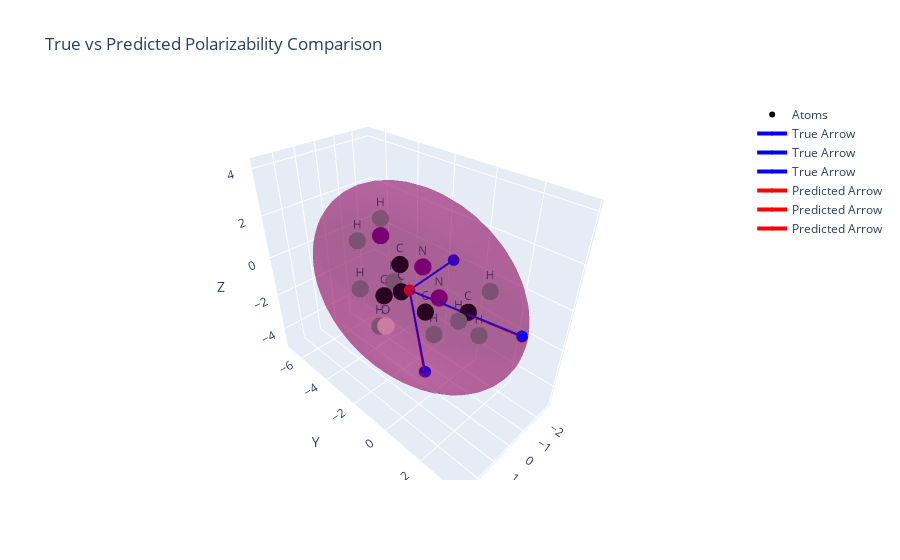
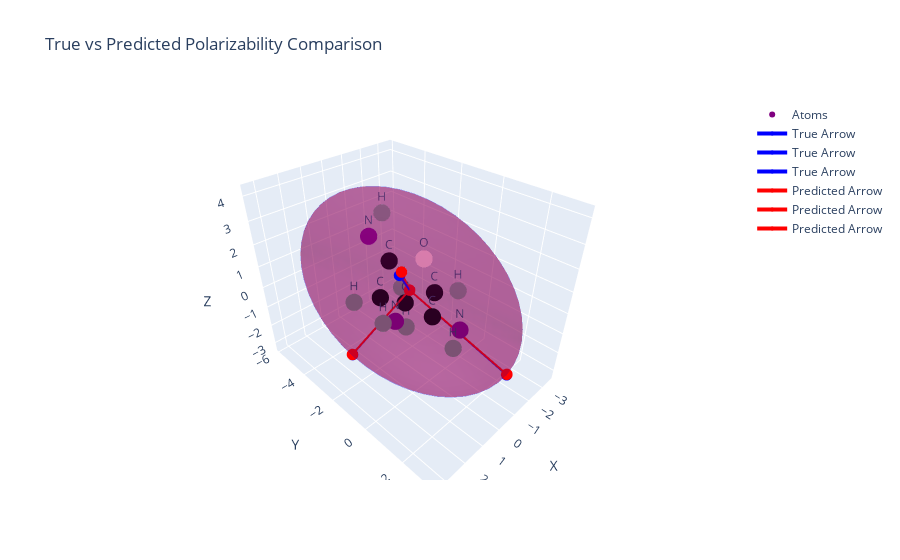
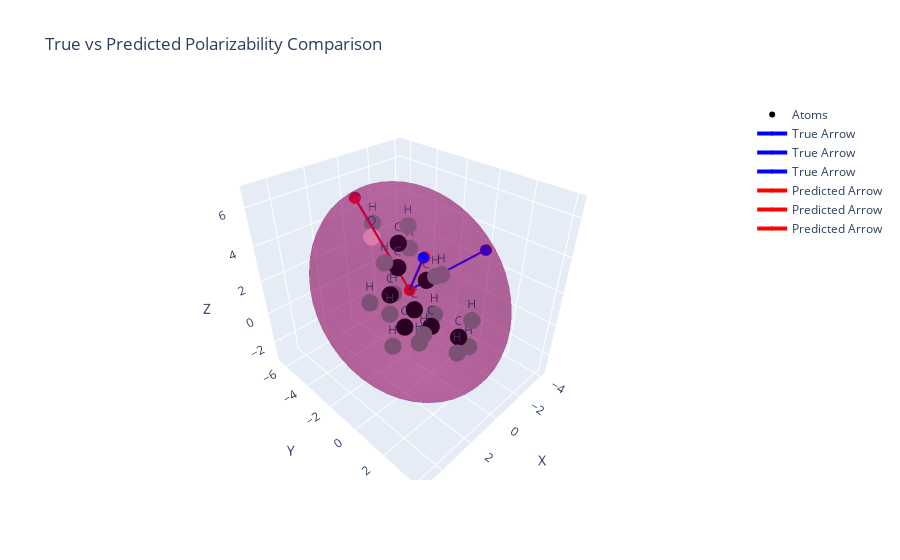
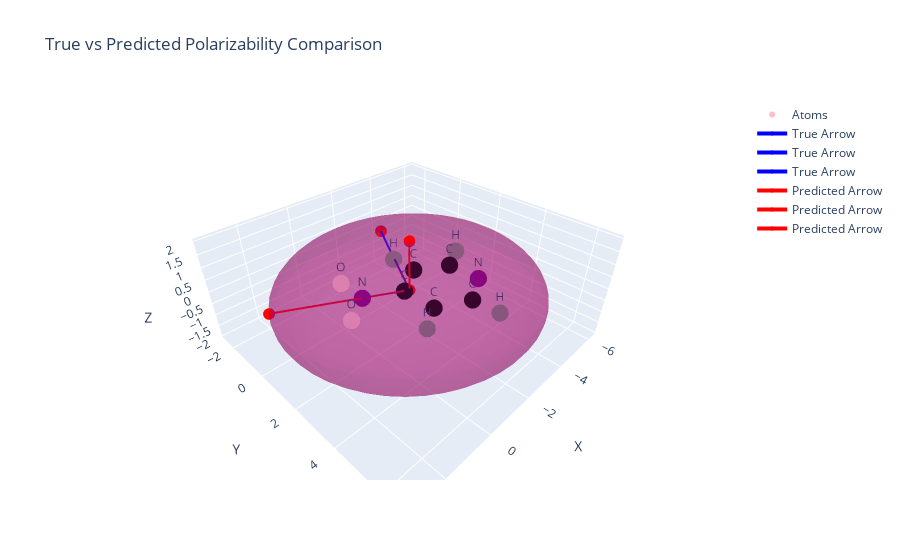

Here is the notebook cell these charts were saved with, in order:
### Code cell
import random
from ase import Atoms

def visualize_random_predictions(model, dataset, num_samples=3):
    """
    Visualize random predictions of the model by comparing eigenvalues and eigenvectors
    of true and predicted polarizability tensors.
    
    Parameters:
        model: Trained model
        dataset: Dataset containing test samples
        num_samples: Number of random samples to visualize
    """
    model.eval()  # Set model to evaluation mode
    random_indices = random.sample(range(len(dataset)), num_samples)  # Randomly select samples
    
    with torch.no_grad():
        for idx in random_indices:
            data = dataset[idx].to('cpu')  # Get a random data point and send it to CUDA
            output = model(pos= data.pos, z = data.z)
            
            # Reshape the predicted output into a 3x3 tensor
            predicted_polarizability = output.cpu().numpy()            
            # Perform eigen decomposition for the true tensor
            true_polarizability = data.y.cpu().numpy()
            
            # Prepare ASE Atoms object
            atomic_positions = data.pos.cpu().numpy()
            atomic_numbers = data.z.cpu().numpy()
            atoms = Atoms(numbers=atomic_numbers, positions=atomic_positions)

            center = atoms.get_center_of_mass()
            # Visualize using the eigenvalue and eigenvector comparison function
            compare_polarizabilities(
                atoms,
                true_polarizability,
                predicted_polarizability
            )
visualize_random_predictions(polar_model_instance , data_nn, num_samples=5)

### Figure 1 — Plotly figure (JSON) as saved in the notebook; plotly's stock layout.template omitted (floating-point values rounded to 4 significant figures; data arrays with more than 128 entries replaced by an {"elided": "..."} marker saying what was removed)
{"data": [{"marker": {"color": ["black", "purple", "black", "black", "black", "pink", "black", "purple", "purple", "grey", "grey", "grey", "grey", "grey", "grey", "grey", "grey", "grey"], "size": 6}, "mode": "markers+text", "name": "Atoms", "text": ["C", "N", "C", "C", "C", "O", "C", "N", "N", "H", "H", "H", "H", "H", "H", "H", "H", "H"], "textposition": "top center", "type": "scatter3d", "x": [-0.01464, -0.04616, -0.1028, -0.03287, -0.1186, 0.1771, 0.07502, 0.09175, 0.07555, 0.9639, -0.2206, -0.7743, -0.178, 0.5888, -1.123, -0.07615, 0.6889, 0.314], "y": [1.4, -0.03945, -0.7877, -2.111, -3.318, -2.94, -2.058, -3.138, -0.8072, 1.74, 1.838, 1.73, -0.3497, -4.086, -3.76, -3.664, -3.899, -2.848], "z": [0.1127, -0.00728, -1.133, -0.7531, -1.624, -2.971, 0.6592, 1.545, 1.107, 0.459, -0.8628, 0.822, -2.113, -1.277, -1.564, -3.552, 1.253, 2.488]}, {"colorscale": [[0, "blue"], [1, "blue"]], "name": "True Ellipsoid", "opacity": 0.2, "showscale": false, "type": "surface", "x": {"elided": "50x25 float values"}, "y": {"elided": "50x25 float values"}, "z": {"elided": "50x25 float values"}}, {"colorscale": [[0, "red"], [1, "red"]], "name": "Predicted Ellipsoid", "opacity": 0.2, "showscale": false, "type": "surface", "x": {"elided": "50x25 float values"}, "y": {"elided": "50x25 float values"}, "z": {"elided": "50x25 float values"}}, {"line": {"color": "blue", "width": 4}, "marker": {"color": "blue", "size": 4}, "mode": "lines+markers", "name": "True Arrow", "type": "scatter3d", "x": [0.01878, -2.736], "y": [-1.564, -1.591], "z": [-0.3755, -0.1533]}, {"line": {"color": "blue", "width": 4}, "marker": {"color": "blue", "size": 4}, "mode": "lines+markers", "name": "True Arrow", "type": "scatter3d", "x": [0.01878, -0.3451], "y": [-1.564, -0.9123], "z": [-0.3755, -4.807]}, {"line": {"color": "blue", "width": 4}, "marker": {"color": "blue", "size": 4}, "mode": "lines+markers", "name": "True Arrow", "type": "scatter3d", "x": [0.01878, 0.0294], "y": [-1.564, 3.682], "z": [-0.3755, 0.3947]}, {"line": {"color": "red", "width": 4}, "marker": {"color": "red", "size": 4}, "mode": "lines+markers", "name": "Predicted Arrow", "type": "scatter3d", "x": [0.01878, -2.739], "y": [-1.564, -1.6], "z": [-0.3755, -0.1633]}, {"line": {"color": "red", "width": 4}, "marker": {"color": "red", "size": 4}, "mode": "lines+markers", "name": "Predicted Arrow", "type": "scatter3d", "x": [0.01878, -0.3305], "y": [-1.564, -0.9574], "z": [-0.3755, -4.81]}, {"line": {"color": "red", "width": 4}, "marker": {"color": "red", "size": 4}, "mode": "lines+markers", "name": "Predicted Arrow", "type": "scatter3d", "x": [0.01878, 0.005468], "y": [-1.564, 3.689], "z": [-0.3755, 0.3436]}], "layout": {"scene": {"xaxis": {"title": {"text": "X"}}, "yaxis": {"title": {"text": "Y"}}, "zaxis": {"title": {"text": "Z"}}}, "title": {"text": "True vs Predicted Polarizability Comparison"}}}

### Figure 2 — Plotly figure (JSON) as saved in the notebook; plotly's stock layout.template omitted (floating-point values rounded to 4 significant figures; data arrays with more than 128 entries replaced by an {"elided": "..."} marker saying what was removed)
{"data": [{"marker": {"color": ["purple", "black", "purple", "black", "black", "black", "pink", "black", "purple", "grey", "grey", "grey", "grey", "grey", "grey", "grey"], "size": 6}, "mode": "markers+text", "name": "Atoms", "text": ["N", "C", "N", "C", "C", "C", "O", "C", "N", "H", "H", "H", "H", "H", "H", "H"], "textposition": "top center", "type": "scatter3d", "x": [-0.1002, -0.001122, 1.117, 0.6146, -0.6508, -1.175, -1.148, -0.02876, 0.3806, 0.8119, 1.941, 1.362, -0.432, -1.292, -2.153, -0.2263], "y": [1.282, 0.02066, -0.8274, -2.218, -2.108, -0.9477, -1.539, -2.346, -3.012, 1.74, -0.5759, -2.968, -1.837, -2.987, -0.5184, -2.893], "z": [0.01229, -0.03131, -0.09632, 0.02121, -0.8489, 0.002297, 1.351, 1.392, 2.376, 0.007801, 0.4321, -0.212, -1.88, -0.8016, -0.1739, 3.188]}, {"colorscale": [[0, "blue"], [1, "blue"]], "name": "True Ellipsoid", "opacity": 0.2, "showscale": false, "type": "surface", "x": {"elided": "50x25 float values"}, "y": {"elided": "50x25 float values"}, "z": {"elided": "50x25 float values"}}, {"colorscale": [[0, "red"], [1, "red"]], "name": "Predicted Ellipsoid", "opacity": 0.2, "showscale": false, "type": "surface", "x": {"elided": "50x25 float values"}, "y": {"elided": "50x25 float values"}, "z": {"elided": "50x25 float values"}}, {"line": {"color": "blue", "width": 4}, "marker": {"color": "blue", "size": 4}, "mode": "lines+markers", "name": "True Arrow", "type": "scatter3d", "x": [-0.1094, -0.932], "y": [-1.293, 2.98], "z": [0.4852, -1.642]}, {"line": {"color": "blue", "width": 4}, "marker": {"color": "blue", "size": 4}, "mode": "lines+markers", "name": "True Arrow", "type": "scatter3d", "x": [-0.1094, 2.534], "y": [-1.293, -1.756], "z": [0.4852, -1.466]}, {"line": {"color": "blue", "width": 4}, "marker": {"color": "blue", "size": 4}, "mode": "lines+markers", "name": "True Arrow", "type": "scatter3d", "x": [-0.1094, 1.893], "y": [-1.293, 0.2599], "z": [0.4852, 2.83]}, {"line": {"color": "red", "width": 4}, "marker": {"color": "red", "size": 4}, "mode": "lines+markers", "name": "Predicted Arrow", "type": "scatter3d", "x": [-0.1094, -0.9277], "y": [-1.293, 2.984], "z": [0.4852, -1.612]}, {"line": {"color": "red", "width": 4}, "marker": {"color": "red", "size": 4}, "mode": "lines+markers", "name": "Predicted Arrow", "type": "scatter3d", "x": [-0.1094, 2.585], "y": [-1.293, -1.694], "z": [0.4852, -1.384]}, {"line": {"color": "red", "width": 4}, "marker": {"color": "red", "size": 4}, "mode": "lines+markers", "name": "Predicted Arrow", "type": "scatter3d", "x": [-0.1094, 1.81], "y": [-1.293, 0.2663], "z": [0.4852, 2.917]}], "layout": {"scene": {"xaxis": {"title": {"text": "X"}}, "yaxis": {"title": {"text": "Y"}}, "zaxis": {"title": {"text": "Z"}}}, "title": {"text": "True vs Predicted Polarizability Comparison"}}}

### Figure 3 — Plotly figure (JSON) as saved in the notebook; plotly's stock layout.template omitted (floating-point values rounded to 4 significant figures; data arrays with more than 128 entries replaced by an {"elided": "..."} marker saying what was removed)
{"data": [{"marker": {"color": ["black", "black", "black", "black", "black", "black", "black", "pink", "black", "grey", "grey", "grey", "grey", "grey", "grey", "grey", "grey", "grey", "grey", "grey", "grey", "grey", "grey", "grey", "grey"], "size": 6}, "mode": "markers+text", "name": "Atoms", "text": ["C", "C", "C", "C", "C", "C", "C", "O", "C", "H", "H", "H", "H", "H", "H", "H", "H", "H", "H", "H", "H", "H", "H", "H", "H"], "textposition": "top center", "type": "scatter3d", "x": [-0.3191, 0.06837, 0.8412, 2.188, 0.04192, 0.563, -0.4305, 0.2126, 0.9936, 0.5558, -0.9341, -0.8964, -0.8413, 0.6646, 2.065, 2.749, 2.802, 0.2868, -1.038, 1.43, -0.7847, -1.301, -0.4273, 0.2549, 1.979], "y": [1.422, -0.05815, -0.4988, 0.2149, -0.4823, -1.91, -2.901, -4.174, -2.043, 2.073, 1.639, 1.704, -0.6639, -0.3038, 1.293, -0.1496, 0.0432, 0.305, -0.4718, -1.881, -2.558, -2.966, -4.815, -2.596, -2.468], "z": [-0.04164, -0.003024, 1.244, 1.37, 2.589, 2.899, 3.455, 3.568, 1.416, -0.08819, -0.9178, 0.843, -0.07343, -0.89, 1.492, 2.234, 0.4813, 3.304, 2.417, 3.562, 4.437, 2.786, 3.894, 0.8306, 1.22]}, {"colorscale": [[0, "blue"], [1, "blue"]], "name": "True Ellipsoid", "opacity": 0.2, "showscale": false, "type": "surface", "x": {"elided": "50x25 float values"}, "y": {"elided": "50x25 float values"}, "z": {"elided": "50x25 float values"}}, {"colorscale": [[0, "red"], [1, "red"]], "name": "Predicted Ellipsoid", "opacity": 0.2, "showscale": false, "type": "surface", "x": {"elided": "50x25 float values"}, "y": {"elided": "50x25 float values"}, "z": {"elided": "50x25 float values"}}, {"line": {"color": "blue", "width": 4}, "marker": {"color": "blue", "size": 4}, "mode": "lines+markers", "name": "True Arrow", "type": "scatter3d", "x": [0.4479, -0.141], "y": [-1.2, -5.768], "z": [1.857, 5.106]}, {"line": {"color": "blue", "width": 4}, "marker": {"color": "blue", "size": 4}, "mode": "lines+markers", "name": "True Arrow", "type": "scatter3d", "x": [0.4479, -3.843], "y": [-1.2, 0.08185], "z": [1.857, 2.881]}, {"line": {"color": "blue", "width": 4}, "marker": {"color": "blue", "size": 4}, "mode": "lines+markers", "name": "True Arrow", "type": "scatter3d", "x": [0.4479, 1.956], "y": [-1.2, 1.075], "z": [1.857, 5.329]}, {"line": {"color": "red", "width": 4}, "marker": {"color": "red", "size": 4}, "mode": "lines+markers", "name": "Predicted Arrow", "type": "scatter3d", "x": [0.4479, -0.113], "y": [-1.2, -5.769], "z": [1.857, 5.094]}, {"line": {"color": "red", "width": 4}, "marker": {"color": "red", "size": 4}, "mode": "lines+markers", "name": "Predicted Arrow", "type": "scatter3d", "x": [0.4479, -3.87], "y": [-1.2, 0.02779], "z": [1.857, 2.842]}, {"line": {"color": "red", "width": 4}, "marker": {"color": "red", "size": 4}, "mode": "lines+markers", "name": "Predicted Arrow", "type": "scatter3d", "x": [0.4479, 1.896], "y": [-1.2, 1.094], "z": [1.857, 5.345]}], "layout": {"scene": {"xaxis": {"title": {"text": "X"}}, "yaxis": {"title": {"text": "Y"}}, "zaxis": {"title": {"text": "Z"}}}, "title": {"text": "True vs Predicted Polarizability Comparison"}}}

### Figure 4 — Plotly figure (JSON) as saved in the notebook; plotly's stock layout.template omitted (floating-point values rounded to 4 significant figures; data arrays with more than 128 entries replaced by an {"elided": "..."} marker saying what was removed)
{"data": [{"marker": {"color": ["pink", "purple", "pink", "black", "black", "black", "purple", "black", "black", "grey", "grey", "grey", "grey"], "size": 6}, "mode": "markers+text", "name": "Atoms", "text": ["O", "N", "O", "C", "C", "C", "N", "C", "C", "H", "H", "H", "H"], "textposition": "top center", "type": "scatter3d", "x": [-0.04902, -0.009666, 1.01, -1.309, -1.315, -2.559, -3.718, -3.674, -2.491, -0.3922, -2.623, -4.63, -2.487], "y": [-0.01005, 1.211, 1.884, 1.938, 3.322, 3.946, 3.285, 1.952, 1.219, 3.883, 5.028, 1.44, 0.1387], "z": [0.00407, 0.006709, 0.001195, 0.01752, 0.02081, 0.03102, 0.03761, 0.03417, 0.02413, 0.01566, 0.03401, 0.03968, 0.02156]}, {"colorscale": [[0, "blue"], [1, "blue"]], "name": "True Ellipsoid", "opacity": 0.2, "showscale": false, "type": "surface", "x": {"elided": "50x25 float values"}, "y": {"elided": "50x25 float values"}, "z": {"elided": "50x25 float values"}}, {"colorscale": [[0, "red"], [1, "red"]], "name": "Predicted Ellipsoid", "opacity": 0.2, "showscale": false, "type": "surface", "x": {"elided": "50x25 float values"}, "y": {"elided": "50x25 float values"}, "z": {"elided": "50x25 float values"}}, {"line": {"color": "blue", "width": 4}, "marker": {"color": "blue", "size": 4}, "mode": "lines+markers", "name": "True Arrow", "type": "scatter3d", "x": [-1.477, 2.676], "y": [2.032, -0.2913], "z": [0.01894, -0.01567]}, {"line": {"color": "blue", "width": 4}, "marker": {"color": "blue", "size": 4}, "mode": "lines+markers", "name": "True Arrow", "type": "scatter3d", "x": [-1.477, -3.678], "y": [2.032, -1.903], "z": [0.01894, 0.02508]}, {"line": {"color": "blue", "width": 4}, "marker": {"color": "blue", "size": 4}, "mode": "lines+markers", "name": "True Arrow", "type": "scatter3d", "x": [-1.477, -1.464], "y": [2.032, 2.028], "z": [0.01894, 1.957]}, {"line": {"color": "red", "width": 4}, "marker": {"color": "red", "size": 4}, "mode": "lines+markers", "name": "Predicted Arrow", "type": "scatter3d", "x": [-1.477, 2.684], "y": [2.032, -0.2959], "z": [0.01894, -0.01575]}, {"line": {"color": "red", "width": 4}, "marker": {"color": "red", "size": 4}, "mode": "lines+markers", "name": "Predicted Arrow", "type": "scatter3d", "x": [-1.477, -3.673], "y": [2.032, -1.893], "z": [0.01894, 0.02507]}, {"line": {"color": "red", "width": 4}, "marker": {"color": "red", "size": 4}, "mode": "lines+markers", "name": "Predicted Arrow", "type": "scatter3d", "x": [-1.477, -1.464], "y": [2.032, 2.028], "z": [0.01894, 1.971]}], "layout": {"scene": {"xaxis": {"title": {"text": "X"}}, "yaxis": {"title": {"text": "Y"}}, "zaxis": {"title": {"text": "Z"}}}, "title": {"text": "True vs Predicted Polarizability Comparison"}}}
